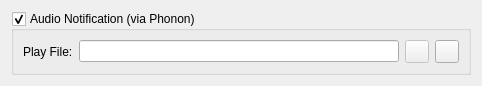
<ui version="4.0" >
 <class>PhononNotificationConfigWidget</class>
 <widget class="QWidget" name="PhononNotificationConfigWidget" >
  <property name="geometry" >
   <rect>
    <x>0</x>
    <y>0</y>
    <width>482</width>
    <height>78</height>
   </rect>
  </property>
  <property name="windowTitle" >
   <string>Form</string>
  </property>
  <layout class="QVBoxLayout" name="verticalLayout" >
   <item>
    <widget class="QGroupBox" name="enabled" >
     <property name="title" >
      <string>Audio Notification (via Phonon)</string>
     </property>
     <property name="checkable" >
      <bool>true</bool>
     </property>
     <layout class="QHBoxLayout" name="horizontalLayout" >
      <item>
       <widget class="QLabel" name="label" >
        <property name="text" >
         <string>Play File:</string>
        </property>
       </widget>
      </item>
      <item>
       <widget class="QLineEdit" name="filename" />
      </item>
      <item>
       <widget class="QToolButton" name="play" >
        <property name="enabled" >
         <bool>false</bool>
        </property>
        <property name="text" >
         <string/>
        </property>
       </widget>
      </item>
      <item>
       <widget class="QToolButton" name="open" >
        <property name="text" >
         <string/>
        </property>
       </widget>
      </item>
     </layout>
    </widget>
   </item>
  </layout>
 </widget>
 <resources/>
 <connections/>
</ui>
